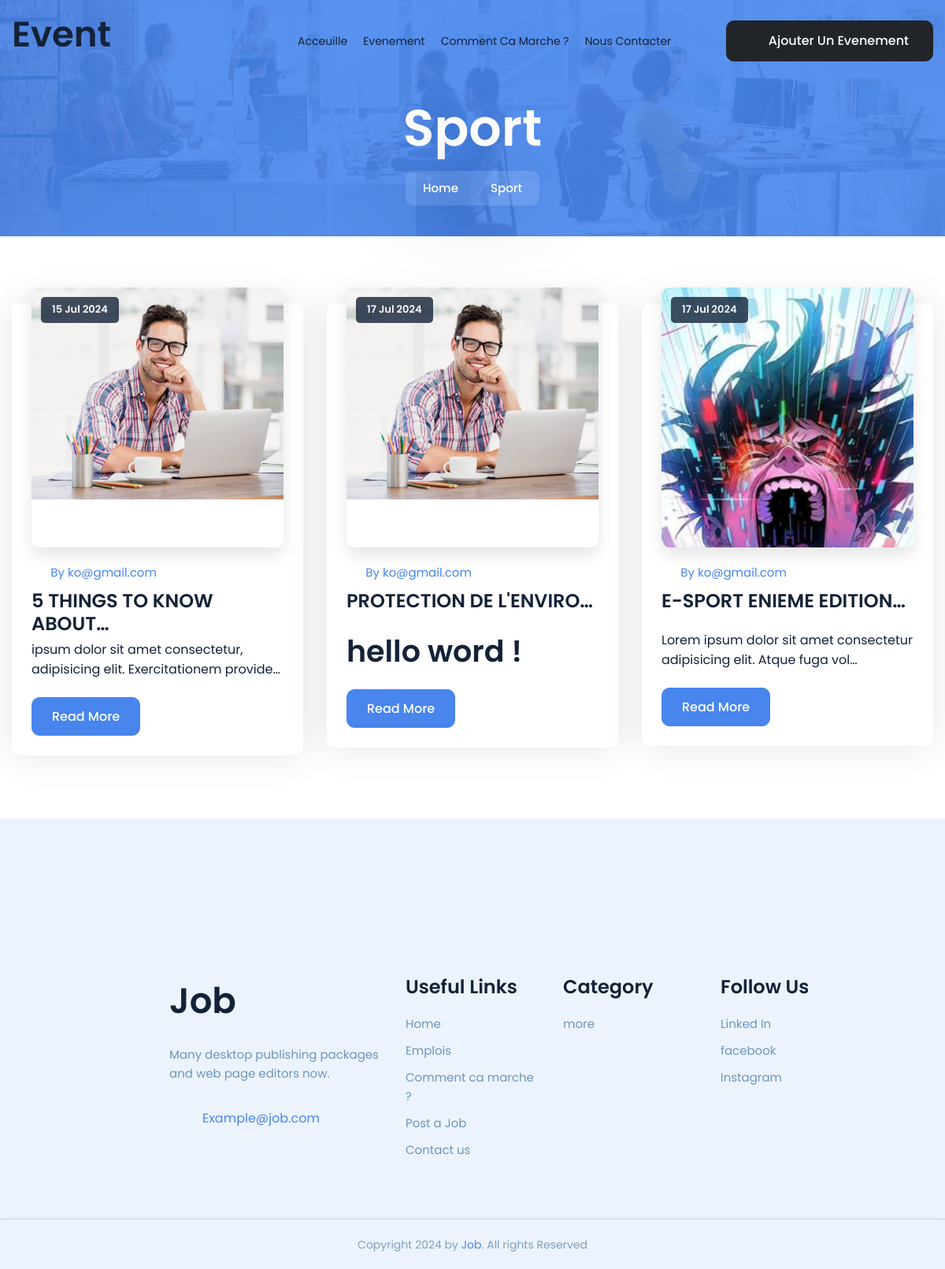
The app's page /category/cat-850979/ with its own data.
### post/models.py (models this page shows, shortened)
class Category(models.Model):
    cid = ShortUUIDField(unique=True, length=6,max_length=255, alphabet='1234567890' , editable=False,  prefix='cat-')
    title = models.CharField(max_length=50)
    image = models.ImageField(max_length=250, default='default.jpg')
    add_date = models.DateTimeField(auto_now=False, auto_now_add=True)

class Post(models.Model):
    jid = ShortUUIDField(unique=True, length=6 ,max_length=255, alphabet='1234567890' , editable=False,  prefix='job-')
    title = models.CharField(max_length=50)
    image = models.ImageField(max_length=250, default='default.jpg')
    category = models.ForeignKey(Category,on_delete=models.CASCADE, default='', related_name='category')
    author = models.ForeignKey(ProfileEmployeur,on_delete=models.CASCADE,related_name='author')
    description = models.TextField()
    tag = TaggableManager()
    publication_date = models.DateTimeField(auto_now=False, auto_now_add=True)
    active = models.BooleanField(default=True)

### user/models.py (models this page shows)
class ProfileEmployeur(models.Model):
    eid = ShortUUIDField(unique=True, max_length=255, length= 20 , primary_key=True , editable=False)
    user = models.OneToOneField(User, on_delete=models.CASCADE, default='')
    active = models.BooleanField(default=True)
    phone = models.CharField(max_length=50, default='')
    facebook_link =  models.URLField(max_length=250, blank=True, null=True, default='')
    instagram_link =  models.URLField(max_length=250, blank=True, null=True, default='')
    twetter_link =  models.URLField(max_length=250, blank=True, null=True, default='')
    youtube_link =  models.URLField(max_length=250, blank=True, null=True, default='')
    linkedin_link =  models.URLField(max_length=250, blank=True, null=True, default='')
    mail = models.EmailField(max_length=150, default='' , blank=True, null=True)
    phone = models.CharField(max_length=150, default='' , blank=True, null=True)
    whatsapp = models.CharField(max_length=150, default='' , blank=True, null=True)
    def __str__(self):
        return self.user.username

### post/views.py (the view)
# urls.py: path('category/<cid>/', views.categoryJobPage, name='cat-job'),
def categoryJobPage(request, cid):
    cat = Category.objects.get(cid = cid)
    post = Post.objects.filter(category=cat)
    context = {
        'post':post,
        'cat':cat
    }
    return render(request, 'category-job.html', context)

### Template/category-job.html
{% extends 'base.html' %}
{% load static %}
{% block body %}
<div class="page-content">
        <div class="dz-bnr-inr dz-bnr-inr-sm text-center overlay-primary-dark" style="background-image: url(assets/images/banner/bnr1.jpg);">
            <div class="container">
                <div class="dz-bnr-inr-entry">
                    <h1>{{cat.title}}</h1>
                    <nav aria-label="breadcrumb" class="breadcrumb-row m-t15">
                        <ul class="breadcrumb">
                            <li class="breadcrumb-item"><a href="/">Home</a></li>
                            <li class="breadcrumb-item active" aria-current="page">{{cat.title}}</li>
                        </ul>
                    </nav>
                </div>
            </div>
        </div>
    <section class="content-inner overflow-hidden position-relative">
        <div class="container">
            <div class="row">
			 {% for post in post %}
			 <div class="col-xl-4 col-md-6  m-b30">
				<div class="dz-card style-1 overlay-shine wow fadeInUp" data-wow-delay="1.{{forloop.counter}}s">
					<div class="dz-media">
						<a href="{% url 'job-detail' post.jid %}"><img src="{{post.image.url}}"></a>
						<span class="date"><a href="javascript:void(0)">{{post.publication_date|date:'d M Y'}}</a></span>
					</div>
					<div class="dz-info">
						<div class="dz-meta">
							<ul>
								<li class="post-author text-primary">
									<span>
										<i class="fa-solid fa-user"></i>
									</span>
									By {{post.author}}</li>
							</ul>
						</div>
						<h4 class="dz-title" style="text-transform: uppercase;"><a href="{% url 'job-detail' post.jid %}">{{post.title|truncatechars:23}}</a></h4>
						<p>{{post.description|safe|truncatechars:75}}</p>
						<a href="{% url 'job-detail' post.jid %}" class="btn btn-primary">Read More</a>
					</div>
				</div>
			</div>
			 {% endfor %}
            </div>
        </div>
    </section>
</div>
{% endblock body %}

### static/assets/css/skin/skin-1.css (style rules this page uses)
:root { --primary: #4885ED; --primary-hover: #1f56b3; --primary-dark: #1f56b3; --rgba-primary-1: rgba(72,133,237,0.1); --rgba-primary-3: rgba(72,133,237,0.3); --rgba-primary-2: rgba(72,133,237,0.2); --rgba-primary-4: rgba(72,133,237,0.4); --rgba-primary-5: rgba(72,133,237,0.5); --rgba-primary-05: rgba(72,133,237,0.05); --rgba-primary-6: rgba(72,133,237,0.6); --rgba-primary-7: rgba(72,133,237,0.7); --rgba-primary-8: rgba(72,133,237,0.8); --rgba-primary-9: rgba(72,133,237,0.9); --secondary: #232323; --theme-text-color: #fff; --title: #142238; }

### records on screen
Category: title "Sport"
Post: image (picture), publication_date "15 Jul 2024", author "ko@gmail.com", title "5 THINGS TO KNOW ABOUT…", description "ipsum dolor sit amet consectetur, adipisicing elit. Exercitationem provide…"
Post: image (picture), publication_date "17 Jul 2024", author "ko@gmail.com", title "PROTECTION DE L'ENVIRO…", description "hello word !"
Post: image (picture), publication_date "17 Jul 2024", author "ko@gmail.com", title "E-SPORT ENIEME EDITION…", description "Lorem ipsum dolor sit amet consectetur adipisicing elit. Atque fuga vol…"
